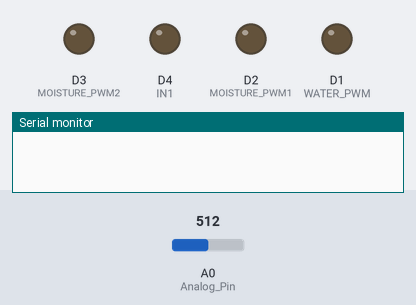
A sketch run on a simulated ESP8266 (NodeMCU). On the bench: output pins drawn as LEDs (lit = HIGH), the last lines printed to the serial monitor. Inputs (shaded band) come from the test bench; at power-on: A0 (Analog_Pin) = 512. WiFi joins after 1.5 s; servers stay silent unless stated; uploads are accepted with an empty reply. At 7.1 s the program puts the board to deep sleep or switches it off; the recording ends there.

Above: at 0.0 s.
At 6.2 s:
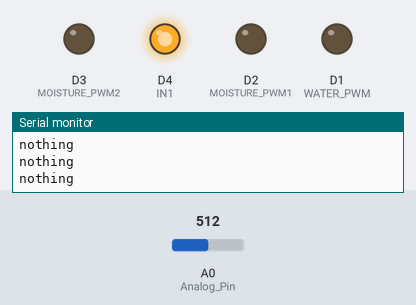
Timing chart, 0 to 7.1 s (numbered marks = the images above):
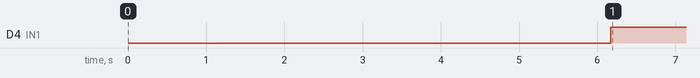

The sketch:

HORTUS_DeviceHub.ino
```cpp
/*Code for Device Hub IoT interaction based on board NodeMCU, module WIFI 1.0(ESP-12E).
    Code still needs to be calibrated based on Plants.
    Connect D0 (GPIO16) pin to RST for DeepSleep to work!!!!!

    by Alexandra Percario 2017
    Based on Leonardo Gonçalves original code with edits by Timothy Woo.
 */
#include <ESP8266WiFi.h>
const char* ssid     = "WIFINAMEHERE";
const char* password = "WIFIPASSHERE";
String pubString;
String pubString2;
const char* host = "api.devicehub.net";//api.devicehub.net
int Analog_Pin = A0; // ADC Pin Will be Multiplexed
float Water_Level = 0; // values
int Moisture_Level_1 = 0;
int Moisture_Level_2 = 0;
int IN1 = D4;
int IN2 = D5;
int IN3 = D6;
const int sleepTimeS = 1*10; // Set sleep time in seconds for the deep sleep cycle

void setup() {
  pinMode(IN1, OUTPUT);
  pinMode(D1, OUTPUT); //WATER_PWM
  pinMode(D2, OUTPUT); //MOISTURE_PWM1
  pinMode(D3, OUTPUT); //MOISTURE_PWM2
  Serial.begin(115200);
  delay(100);

  // Connecting to WiFi network
  Serial.println();
  Serial.println();
  Serial.print("Connecting to ");
  Serial.println(ssid);

  WiFi.begin(ssid, password);

  while (WiFi.status() != WL_CONNECTED) {
    delay(500);
    Serial.print(".");
  }

  Serial.println("");
  Serial.println("WiFi connected");
  Serial.println("IP address: ");
  Serial.println(WiFi.localIP()); //NodeMCU IP address.

  POST(); // Post the value to the web database
  GET();

  Serial.println("ESP8266 in sleep mode");
  // Put NodeMCU in deep sleep. When it wakes up it will run setup() again,
  // connect to WiFi, then post and/or get data, then go back to sleep and repeat
  ESP.deepSleep(sleepTimeS * 1000000);
}

void loop()
{
 //No need
}

void POST(void)
{
  delay(1000);
  //init all low
  digitalWrite(D1, LOW);
  digitalWrite(D2, LOW);

  //WATER_LEVEL
  digitalWrite(D1, HIGH);
  Water_Level = analogRead(Analog_Pin); // Read Water value //MUST CALIBRATE!!!!!
  Serial.print("Water Level: ");
  Serial.println(Water_Level);
  digitalWrite(D1, LOW); //ends low

  //MOISTURE_LEVEL1
  digitalWrite(D2, HIGH);
  Moisture_Level_1 = analogRead(Analog_Pin); // Read Mosture1 value //MUST CALIBRATE!!!!!
  Serial.print("Moisture Level 1: ");
  Serial.println(Moisture_Level_1);
  digitalWrite(D2, LOW); //ends low

  Serial.print("connecting to ");
  Serial.println(host);

  // Use WiFiClient class to create TCP connections
  WiFiClient client;
  const int httpPort = 80;
  if (!client.connect(host, httpPort)) {
    Serial.println("connection failed");
    return;
  }
  pubString = "{\"value\": " + String(Water_Level) + "}";
  String pubStringLength = String(pubString.length(), DEC);
  // ------------------------------ ?? -------------------------
  pubString2 = "{\"value\": " + String(Moisture_Level_1) + "}";
  String pubStringLength2 = String(pubString2.length(), DEC);

  Serial.print("Requesting POST: ");
  client.println("POST /v2/project/13602/device/3f7db2ff-58b3-4078-947a-46783fb1df10/sensor/WaterLevel/data HTTP/1.1");
  client.println("POST /v2/project/13602/device/3f7db2ff-58b3-4078-947a-46783fb1df10/sensor/MoistureLevel1/data HTTP/1.1");
  //parts above are from DeviceHub.net.

  client.println("Host: api.devicehub.net");
  client.print("Api_Key: 5bf991df-e791-4009-a3f6-915c2a7d25f2\r\n"); // Get this from DeviceHub.net
  client.println("Content-Type: application/json");
  client.println("Connection: close");
  client.print("Content-Length: ");
  client.println(pubStringLength);
  client.println();
  client.print(pubString);
  client.println();
  client.println(pubStringLength2);
  client.println();
  client.print(pubString2);
  client.println();
  delay(500);

  //reads all lines from server and print them to Serial
  while (client.available()) {
    String line = client.readStringUntil('\r');
    Serial.print(line);
  }
  Serial.println();
  Serial.println("closing connection");
}

//get data from DeviceHub
void GET(void)
{
  int state_pos;
  String state;
  delay(1000);
  Water_Level = analogRead(Analog_Pin); // Read Water value
  Moisture_Level_1 = analogRead(Analog_Pin); //Read Moisture1 value
  Serial.print("connecting to ");
  Serial.println(host);


  WiFiClient client;
  const int httpPort = 80;
  if (!client.connect(host, httpPort)) {
    Serial.println("connection failed");
    return;
  }
  pubString = "{\"value\": " + String(Water_Level) + "}";
  String pubStringLength = String(pubString.length(), DEC);
  // ---------------------------------??----------------------
  pubString2 = "{\"value\": " + String(Moisture_Level_1) + "}";
  String pubStringLength2 = String(pubString2.length(), DEC);

  Serial.print("Requesting GET: ");
  client.println("GET /v2/project/13602/device/3f7db2ff-58b3-4078-947a-46783fb1df10/actuator/BLYNK/state HTTP/1.1");
  client.println("Host: api.devicehub.net");
  client.print("Api_Key: 5bf991df-e791-4009-a3f6-915c2a7d25f2\r\n");
  client.println("Connection: close");
  client.println();
  delay(500);

  while (client.available()) {
    String line = client.readStringUntil('\r');
    state_pos = line.indexOf("state");
    if (state_pos > 0)
      state = line.substring(state_pos + 7, state_pos + 8);
    else
      state = "nothing";
    Serial.println(state);
    if (state == "1")
      Serial.println("LED ON");
      digitalWrite(D4, LOW);// or whatever pin you want to blink a led
    if (state == "0")
      Serial.println("LED OFF");
      digitalWrite(D4, HIGH);// or whatever pin you want to blink a led

  }
  Serial.println();
  Serial.println("closing connection");
}
```

Measured:
- by itself, D4 (IN1): LOW → HIGH at 6.2 s
